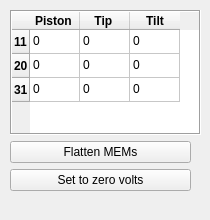
    <widget class="QWidget" name="tab_3">
     <attribute name="title">
      <string>Baselines</string>
     </attribute>
     <widget class="QWidget" name="widget_manualMEMS_inner_base_2" native="true">
      <property name="geometry">
       <rect>
        <x>10</x>
        <y>10</y>
        <width>191</width>
        <height>201</height>
       </rect>
      </property>
      <widget class="QWidget" name="layoutWidget">
       <property name="geometry">
        <rect>
         <x>0</x>
         <y>0</y>
         <width>191</width>
         <height>181</height>
        </rect>
       </property>
       <layout class="QVBoxLayout" name="verticalLayout_25">
        <item>
         <widget class="QTableWidget" name="tab_memsPosition_base">
          <property name="enabled">
           <bool>true</bool>
          </property>
          <property name="sizePolicy">
           <sizepolicy hsizetype="Minimum" vsizetype="Minimum">
            <horstretch>0</horstretch>
            <verstretch>0</verstretch>
           </sizepolicy>
          </property>
          <property name="frameShape">
           <enum>QFrame::Box</enum>
          </property>
          <property name="frameShadow">
           <enum>QFrame::Sunken</enum>
          </property>
          <property name="lineWidth">
           <number>1</number>
          </property>
          <property name="verticalScrollBarPolicy">
           <enum>Qt::ScrollBarAlwaysOff</enum>
          </property>
          <property name="horizontalScrollBarPolicy">
           <enum>Qt::ScrollBarAlwaysOff</enum>
          </property>
          <property name="sizeAdjustPolicy">
           <enum>QAbstractScrollArea::AdjustIgnored</enum>
          </property>
          <property name="editTriggers">
           <set>QAbstractItemView::AllEditTriggers</set>
          </property>
          <property name="selectionMode">
           <enum>QAbstractItemView::NoSelection</enum>
          </property>
          <property name="iconSize">
           <size>
            <width>0</width>
            <height>0</height>
           </size>
          </property>
          <property name="horizontalScrollMode">
           <enum>QAbstractItemView::ScrollPerPixel</enum>
          </property>
          <property name="wordWrap">
           <bool>true</bool>
          </property>
          <property name="cornerButtonEnabled">
           <bool>false</bool>
          </property>
          <attribute name="horizontalHeaderDefaultSectionSize">
           <number>50</number>
          </attribute>
          <attribute name="horizontalHeaderShowSortIndicator" stdset="0">
           <bool>false</bool>
          </attribute>
          <attribute name="verticalHeaderDefaultSectionSize">
           <number>24</number>
          </attribute>
          <row>
           <property name="text">
            <string>11</string>
           </property>
           <property name="font">
            <font>
             <weight>75</weight>
             <bold>true</bold>
            </font>
           </property>
          </row>
          <row>
           <property name="text">
            <string>20</string>
           </property>
           <property name="font">
            <font>
             <weight>75</weight>
             <bold>true</bold>
            </font>
           </property>
          </row>
          <row>
           <property name="text">
            <string>31</string>
           </property>
           <property name="font">
            <font>
             <weight>75</weight>
             <bold>true</bold>
            </font>
           </property>
          </row>
          <column>
           <property name="text">
            <string>Piston </string>
           </property>
           <property name="font">
            <font>
             <weight>75</weight>
             <bold>true</bold>
            </font>
           </property>
          </column>
          <column>
           <property name="text">
            <string>Tip </string>
           </property>
           <property name="font">
            <font>
             <weight>75</weight>
             <bold>true</bold>
            </font>
           </property>
          </column>
          <column>
           <property name="text">
            <string>Tilt</string>
           </property>
           <property name="font">
            <font>
             <weight>75</weight>
             <bold>true</bold>
            </font>
           </property>
          </column>
          <item row="0" column="0">
           <property name="text">
            <string>0</string>
           </property>
          </item>
          <item row="0" column="1">
           <property name="text">
            <string>0</string>
           </property>
           <property name="font">
            <font>
             <weight>50</weight>
             <bold>false</bold>
            </font>
           </property>
          </item>
          <item row="0" column="2">
           <property name="text">
            <string>0</string>
           </property>
          </item>
          <item row="1" column="0">
           <property name="text">
            <string>0</string>
           </property>
          </item>
          <item row="1" column="1">
           <property name="text">
            <string>0</string>
           </property>
          </item>
          <item row="1" column="2">
           <property name="text">
            <string>0</string>
           </property>
          </item>
          <item row="2" column="0">
           <property name="text">
            <string>0</string>
           </property>
          </item>
          <item row="2" column="1">
           <property name="text">
            <string>0</string>
           </property>
          </item>
          <item row="2" column="2">
           <property name="text">
            <string>0</string>
           </property>
          </item>
         </widget>
        </item>
        <item>
         <widget class="QPushButton" name="pushButton_flattenMEMs_base">
          <property name="maximumSize">
           <size>
            <width>181</width>
            <height>32</height>
           </size>
          </property>
          <property name="text">
           <string>Flatten MEMs</string>
          </property>
         </widget>
        </item>
        <item>
         <widget class="QPushButton" name="pushButton_zeroMEMS_base">
          <property name="maximumSize">
           <size>
            <width>181</width>
            <height>32</height>
           </size>
          </property>
          <property name="text">
           <string>Set to zero volts</string>
          </property>
         </widget>
        </item>
       </layout>
      </widget>
     </widget>
    </widget>
